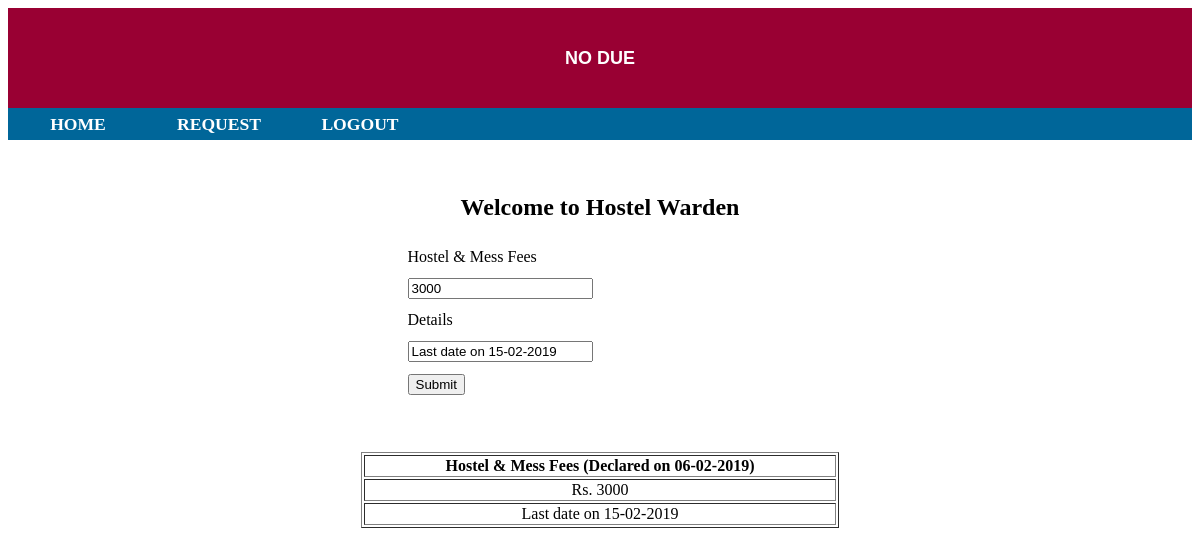
The app's page /hostel.php with its own data.
### tables this page shows
CREATE TABLE `fees` (
  `id` int(11) NOT NULL,
  `fees_for` varchar(20) NOT NULL,
  `fees` double NOT NULL,
  `rdate` varchar(15) NOT NULL,
  `details` varchar(100) NOT NULL
);

### hostel.php (the view, shortened to what this page needs)
<?php
include("dbconnect.php");
extract($_REQUEST);
$q1=mysqli_query($connect,"select * from fees where id=1");
$r1=mysqli_fetch_array($q1);
?>
<!DOCTYPE html PUBLIC "-//W3C//DTD XHTML 1.0 Transitional//EN" "http://www.w3.org/TR/xhtml1/DTD/xhtml1-transitional.dtd">
<html xmlns="http://www.w3.org/1999/xhtml">
<head>
<title><?php include("title.php"); ?></title>
<link href="style.css" rel="stylesheet" type="text/css" />
</head>
<body>
<form id="form1" name="form1" method="post" action="">
  <div class="hd" align="center"><?php include("title.php"); ?></div>
  <?php include("link_war.php"); ?>
  <p>&nbsp;</p>
  <h2 align="center">Welcome to Hostel Warden </h2>
  <table width="399" height="160" border="0" align="center" cellpadding="5">
    <tr>
      <td>Hostel &amp; Mess Fees </td>
    </tr>
    <tr>
      <td><input name="fees" type="text" value="<?php echo $r1['fees']; ?>" /></td>
    </tr>
    <tr>
      <td>Details</td>
    </tr>
    <tr>
      <td><input type="text" name="details" value="<?php echo $r1['details']; ?>" /></td>
    </tr>
    <tr>
      <td><input type="submit" name="btn" value="Submit" /></td>
    </tr>
  </table>
  <p>&nbsp;</p>
  <table width="478" border="1" align="center">
    <tr>
      <th>Hostel &amp; Mess Fees (Declared on <?php echo $r1['rdate']; ?>) </th>
    </tr>
    <tr>
      <td align="center">Rs. <?php echo $r1['fees']; ?></td>
    </tr>
    <tr>
      <td align="center"><?php echo $r1['details']; ?></td>
    </tr>
  </table>
  <p>&nbsp;</p>
</form>
</body>
</html>

### style.css (style rules this page uses)
.hd { font-family: Arial, Helvetica, sans-serif; font-size: 18px; line-height: 100px; font-weight: bold; color: #FFFFFF; background-color: #990033; height: 100px; }

### records on screen
fees: fees "3000", details "Last date on 15-02-2019", rdate "06-02-2019"
